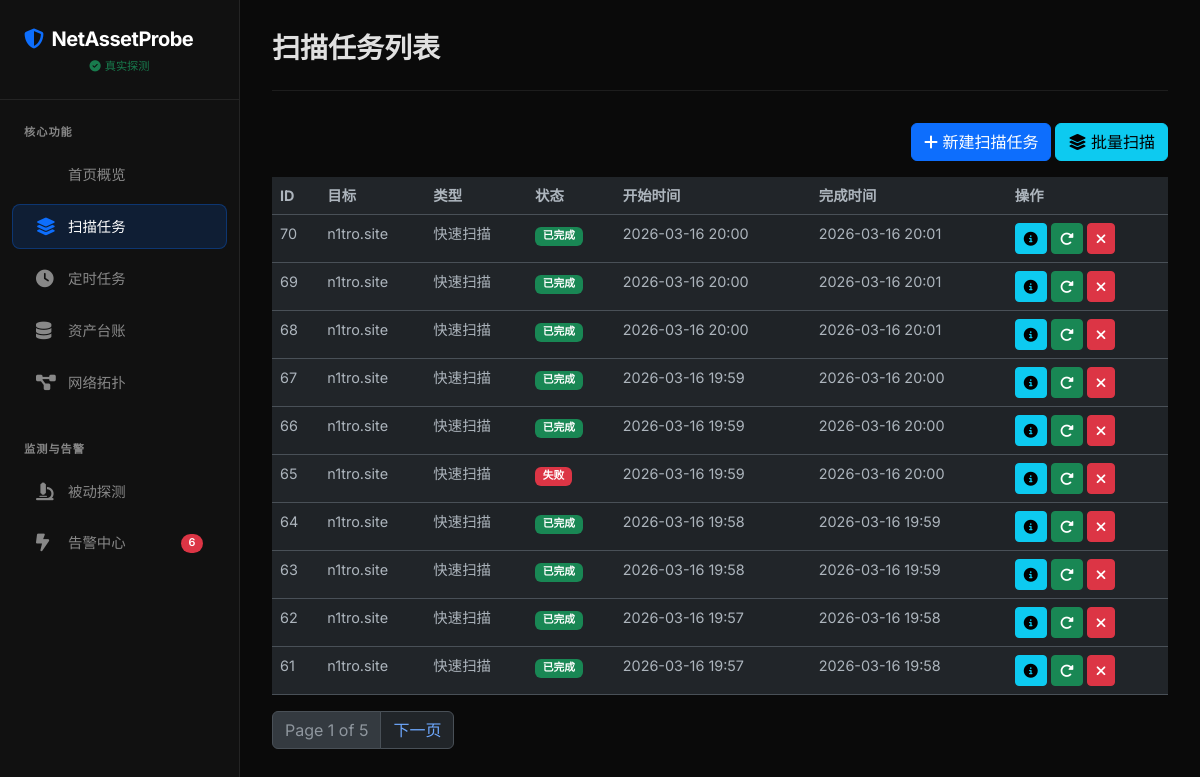
/tasks/, run on the app's committed database.
### scanner/models.py (models this page shows, shortened)
class Task(models.Model):
    STATUS_CHOICES = (
        ('PENDING', '等待中'),
        ('RUNNING', '进行中'),
        ('COMPLETED', '已完成'),
        ('FAILED', '失败'),
    )
    SCAN_CHOICES = (
        ('quick', '快速扫描'),
        ('normal', '标准扫描'),
        ('deep', '深度扫描'),
        ('service', '服务识别'),
        ('vuln', '漏洞扫描'),
    )
    TCP_SCAN_CHOICES = (
        ('SYN', 'SYN 扫描 (-sS)'),
        ('CONNECT', 'TCP 连接扫描 (-sT)'),
    )
    HOST_DISCOVERY_CHOICES = (
        ('DEFAULT', '默认'),
        ('PING_ONLY', '仅主机发现 (-sn)'),
        ('ICMP', 'ICMP 探测 (-PE -PP)'),
        ('NO_PING', '跳过主机发现 (-Pn)'),
    )
    target = models.CharField(max_length=255, help_text="目标 IP 或 域名 (支持网段 e.g. 192.168.1.0/24)", db_index=True)
    scan_type = models.CharField(max_length=20, choices=SCAN_CHOICES, default='quick')
    ports = models.CharField(max_length=100, blank=True, null=True, help_text="端口范围 (如 80,443,8000-9000)。留空按扫描类型默认。")
    enable_tcp = models.BooleanField(default=True)
    enable_udp = models.BooleanField(default=False)
    tcp_scan = models.CharField(max_length=20, choices=TCP_SCAN_CHOICES, default='SYN')
    host_discovery = models.CharField(max_length=20, choices=HOST_DISCOVERY_CHOICES, default='DEFAULT')
    timing = models.IntegerField(default=4, help_text="Nmap timing 模板 (-T0..-T5)")
    use_scripts = models.BooleanField(default=False, verbose_name="启用 NSE 脚本")
    script_categories = models.CharField(max_length=100, blank=True, null=True,
                                       default='vuln,auth,default',
                                       help_text="NSE 脚本类别，多个用逗号隔开 (如: vuln,auth,brute)")
    status = models.CharField(max_length=20, choices=STATUS_CHOICES, default='PENDING', db_index=True)
    progress = models.IntegerField(default=0)
    created_at = models.DateTimeField(auto_now_add=True, db_index=True)
    finished_at = models.DateTimeField(null=True, blank=True)
    result_summary = models.TextField(blank=True, null=True, help_text="简单的结果摘要")
    class Meta:
        ordering = ['-created_at']

### scanner/views.py (the view)
# urls.py: path('tasks/', views.TaskListView.as_view(), name='task_list'),
class TaskListView(ListView):
    model = Task
    template_name = 'scanner/task_list.html'
    context_object_name = 'tasks'
    paginate_by = 10

### scanner/context_processors.py (called while the page is built)
def global_settings(request):
    return {
        'unread_alerts_count': Alert.objects.filter(status='UNREAD').count(),
        'simulation_mode': getattr(settings, 'SCANNER_SIMULATION_MODE', False)
    }

### scanner/templates/scanner/task_list.html (shortened to what this page needs)
{% extends 'scanner/base.html' %}
{% block title %}扫描任务列表{% endblock %}
{% block content %}
<div class="row mb-3">
    <div class="col-md-12 text-end">
        <a href="{% url 'task_create' %}" class="btn btn-primary"><i class="fas fa-plus"></i> 新建扫描任务</a>
        <a href="{% url 'batch_scan' %}" class="btn btn-info"><i class="fas fa-layer-group"></i> 批量扫描</a>
    </div>
</div>
<div class="table-responsive">
    <table class="table table-striped table-hover">
        <thead>
            <tr>
                <th>ID</th>
                <th>目标</th>
                <th>类型</th>
                <th>状态</th>
                <th>开始时间</th>
                <th>完成时间</th>
                <th>操作</th>
            </tr>
        </thead>
        <tbody>
            {% for task in tasks %}
            <tr class="task-row" data-task-id="{{ task.id }}">
                <td>{{ task.id }}</td>
                <td>{{ task.target }}</td>
                <td>{{ task.get_scan_type_display }}</td>
                <td>
                    {% if task.status == 'COMPLETED' %}
                        <span class="badge bg-success status-badge">已完成</span>
                    {% elif task.status == 'FAILED' %}
                        <span class="badge bg-danger status-badge">失败</span>
                    {% elif task.status == 'RUNNING' %}
                        <span class="badge bg-primary running-badge status-badge" data-task-id="{{ task.id }}">
                            <span class="spinner-border spinner-border-sm me-1" role="status"></span>
                            运行中
                        </span>
                    {% else %}
                        <span class="badge bg-secondary status-badge">等待中</span>
                    {% endif %}
                </td>
                <td>{{ task.created_at|date:"Y-m-d H:i" }}</td>
                <td>{{ task.finished_at|date:"Y-m-d H:i"|default:"-" }}</td>
                <td>
                    <a href="{% url 'task_detail' task.id %}" class="btn btn-sm btn-info" title="详情"><i class="fas fa-circle-info"></i></a>
                    {% if task.status == 'FAILED' or task.status == 'COMPLETED' %}
                        <a href="{% url 'task_rescan' task.id %}" class="btn btn-sm btn-success" title="重新扫描" onclick="return confirm('确定要重新扫描此目标吗？')"><i class="fas fa-rotate-right"></i></a>
                    {% endif %}
                    <form method="post" action="{% url 'task_delete' task.id %}" class="d-inline">
                        <button type="submit" class="btn btn-sm btn-danger" title="删除" onclick="return confirm('确定要删除此任务吗？')"><i class="fas fa-xmark"></i></button>
                    </form>
                </td>
            </tr>
            {% empty %}
            <tr><td colspan="8">暂无任务</td></tr>
            {% endfor %}
        </tbody>
    </table>
    {% if is_paginated %}
    <nav aria-label="Page navigation">
        <ul class="pagination">
            <li class="page-item disabled"><a class="page-link" href="#">Page {{ page_obj.number }} of {{ page_obj.paginator.num_pages }}</a></li>
            {% if page_obj.has_next %}
                <li class="page-item"><a class="page-link" href="?page={{ page_obj.next_page_number }}">下一页</a></li>
            {% endif %}
        </ul>
    </nav>
    {% endif %}
</div>
{% endblock %}

### scanner/templates/scanner/base.html (shortened to what this page needs)
<!DOCTYPE html>
<html lang="zh-CN" data-bs-theme="dark">
<head>
    <link href="https://cdn.bootcdn.net/ajax/libs/twitter-bootstrap/5.3.0/css/bootstrap.min.css" rel="stylesheet">
    <link href="https://cdn.bootcdn.net/ajax/libs/font-awesome/6.4.0/css/all.min.css" rel="stylesheet">
</head>
<body>
    <nav id="sidebarMenu" class="sidebar">
        <div class="sidebar-sticky">
            <div class="brand-wrapper">
                <a class="navbar-brand" href="/">
                    <i class="fas fa-shield-halved me-2 text-primary"></i>NetAssetProbe
                </a>
                {% if simulation_mode %}
                    <small class="mode-indicator text-warning"><i class="fas fa-flask me-1"></i>模拟模式</small>
                {% else %}
                    <small class="mode-indicator text-success"><i class="fas fa-check-circle me-1"></i>真实探测</small>
                {% endif %}
            </div>
            <div class="nav-section-title">核心功能</div>
            <ul class="nav flex-column">
                <li class="nav-item">
                    <a class="nav-link {% if request.resolver_match.url_name == 'dashboard' %}active{% endif %}" href="{% url 'dashboard' %}">
                         首页概览
                    </a>
                </li>
                <li class="nav-item">
                    <a class="nav-link {% if 'task' in request.resolver_match.url_name and 'scheduled' not in request.resolver_match.url_name %}active{% endif %}" href="{% url 'task_list' %}">
                        <i class="fas fa-layer-group me-2"></i> 扫描任务
                    </a>
                </li>
                <li class="nav-item">
                    <a class="nav-link {% if 'scheduled' in request.resolver_match.url_name %}active{% endif %}" href="{% url 'scheduled_task_list' %}">
                        <i class="fas fa-clock me-2"></i> 定时任务
                    </a>
                </li>
                <li class="nav-item">
                    <a class="nav-link {% if 'asset' in request.resolver_match.url_name %}active{% endif %}" href="{% url 'asset_list' %}">
                        <i class="fas fa-database me-2"></i> 资产台账
                    </a>
                </li>
                <li class="nav-item">
                    <a class="nav-link {% if 'topology' in request.resolver_match.url_name %}active{% endif %}" href="{% url 'topology' %}">
                        <i class="fas fa-diagram-project me-2"></i> 网络拓扑
                    </a>
                </li>
            </ul>
            <div class="nav-section-title mt-4">监测与告警</div>
            <ul class="nav flex-column">
                <li class="nav-item">
                    <a class="nav-link {% if 'passive' in request.resolver_match.url_name %}active{% endif %}" href="{% url 'passive_event_list' %}">
                        <i class="fas fa-microscope me-2"></i> 被动探测
                    </a>
                </li>
                <li class="nav-item">
                    <a class="nav-link {% if 'alert' in request.resolver_match.url_name %}active{% endif %}" href="{% url 'alert_list' %}">
                        <i class="fas fa-bolt-lightning me-2"></i> 告警中心
                        {% if unread_alerts_count %}
                            <span class="badge rounded-pill bg-danger ms-auto">{{ unread_alerts_count }}</span>
                        {% endif %}
                    </a>
              </ul>
        </div>
    </nav>
    <main>
        <div class="page-header d-flex justify-content-between align-items-center">
            <h1 class="h3 fw-bold mb-0">{% block title %}{% endblock %}</h1>
        </div>
        {% block content %}{% endblock %}
    </main>
</body>
</html>

### scanner/templates/scanner/base.html (style rules this page uses)
:root { --dark-bg: #0a0a0a; --card-bg: rgba(30, 30, 30, 0.6); --sidebar-bg: #111111; --accent-color: #0d6efd; --border-color: rgba(255, 255, 255, 0.08); --glass-bg: rgba(255, 255, 255, 0.03); --text-main: #e0e0e0; --text-muted: #888888; }
body { font-family: 'Inter', -apple-system, BlinkMacSystemFont, "Segoe UI", Roboto, sans-serif; font-size: .9rem; background-color: var(--dark-bg); color: var(--text-main); overflow-x: hidden; }
.sidebar { position: fixed; top: 0; bottom: 0; left: 0; z-index: 100; padding: 0; width: 240px; background-color: var(--sidebar-bg) !important; border-right: 1px solid var(--border-color); transition: all 0.3s cubic-bezier(0.4, 0, 0.2, 1); }
.sidebar-sticky { position: relative; top: 0; height: 100vh; padding-top: 0; overflow-x: hidden; overflow-y: auto; }
.brand-wrapper { padding: 1.5rem; margin-bottom: 1rem; border-bottom: 1px solid var(--border-color); }
.mode-indicator { display: block; font-size: 0.7rem; margin-top: 0.25rem; opacity: 0.9; text-align: center; }
.navbar-brand { font-weight: 700; letter-spacing: -0.5px; color: #fff !important; font-size: 1.25rem; padding: 0; margin: 0; }
.nav-section-title { padding: 0.5rem 1.5rem; font-size: 0.7rem; text-transform: uppercase; letter-spacing: 1px; color: var(--text-muted); font-weight: 600; }
.nav-link { font-weight: 500; color: var(--text-muted); padding: 0.75rem 1.5rem; margin: 0.2rem 0.75rem; border-radius: 8px; transition: all 0.2s ease; display: flex; align-items: center; }
.nav-link i { font-size: 1.1rem; width: 24px; transition: transform 0.2s ease; }
.nav-link.active { color: #fff; background-color: rgba(13, 110, 253, 0.15); box-shadow: inset 0 0 0 1px rgba(13, 110, 253, 0.3); }
.nav-link.active i { color: var(--accent-color); }
main { margin-left: 240px; padding: 2rem !important; min-height: 100vh; }
.page-header { margin-bottom: 2rem; padding-bottom: 1.5rem; border-bottom: 1px solid var(--border-color); }
.badge { padding: 0.4em 0.7em; font-weight: 600; border-radius: 6px; }

### data on the page
Task: id "70", target "n1tro.site", scan_type "快速扫描", status "已完成", created_at "2026-03-16 20:00", finished_at "2026-03-16 20:01"
Task: id "69", target "n1tro.site", scan_type "快速扫描", status "已完成", created_at "2026-03-16 20:00", finished_at "2026-03-16 20:01"
Task: id "68", target "n1tro.site", scan_type "快速扫描", status "已完成", created_at "2026-03-16 20:00", finished_at "2026-03-16 20:01"
Task: id "67", target "n1tro.site", scan_type "快速扫描", status "已完成", created_at "2026-03-16 19:59", finished_at "2026-03-16 20:00"
Task: id "66", target "n1tro.site", scan_type "快速扫描", status "已完成", created_at "2026-03-16 19:59", finished_at "2026-03-16 20:00"
Task: id "65", target "n1tro.site", scan_type "快速扫描", status "失败", created_at "2026-03-16 19:59", finished_at "2026-03-16 20:00"
Task: id "64", target "n1tro.site", scan_type "快速扫描", status "已完成", created_at "2026-03-16 19:58", finished_at "2026-03-16 19:59"
Task: id "63", target "n1tro.site", scan_type "快速扫描", status "已完成", created_at "2026-03-16 19:58", finished_at "2026-03-16 19:59"
Task: id "62", target "n1tro.site", scan_type "快速扫描", status "已完成", created_at "2026-03-16 19:57", finished_at "2026-03-16 19:58"
Task: id "61", target "n1tro.site", scan_type "快速扫描", status "已完成", created_at "2026-03-16 19:57", finished_at "2026-03-16 19:58"

### other printed values
{{ unread_alerts_count }} "6"
{{ page_obj.number }} "1"
{{ page_obj.paginator.num_pages }} "5"
